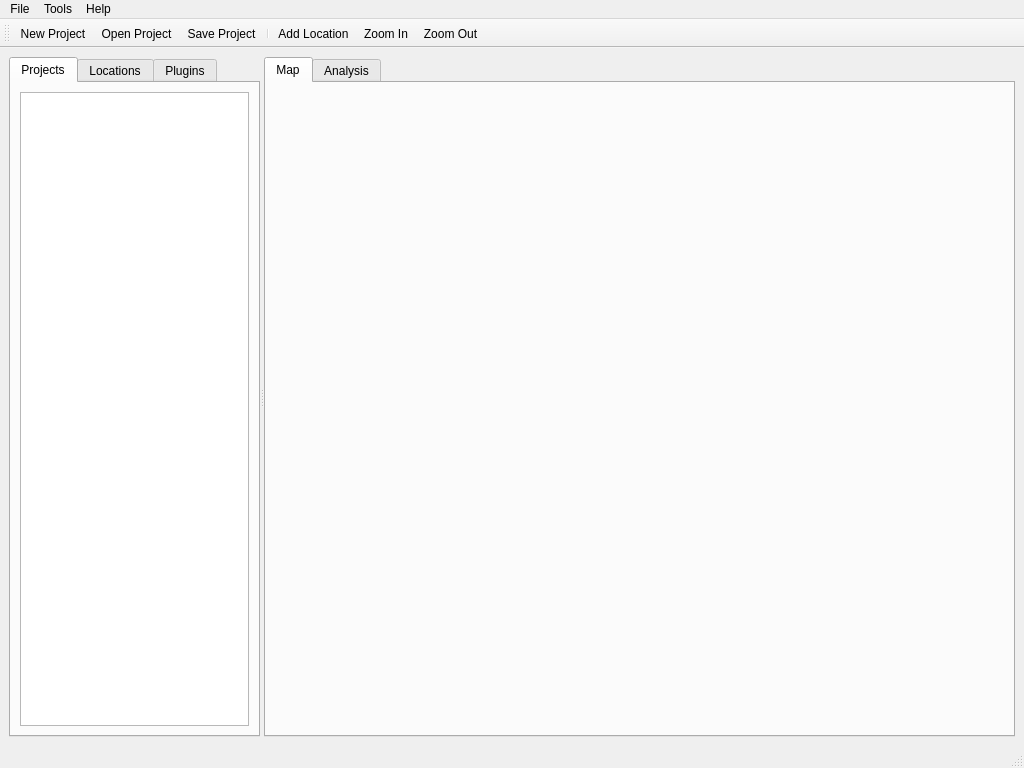
<?xml version="1.0" encoding="UTF-8"?>
<ui version="4.0">
 <class>CreepyAIMainWindow</class>
 <widget class="QMainWindow" name="CreepyAIMainWindow">
  <property name="geometry">
   <rect>
    <x>0</x>
    <y>0</y>
    <width>1024</width>
    <height>768</height>
   </rect>
  </property>
  <property name="windowTitle">
   <string>CreepyAI - Geolocation OSINT AI Tool</string>
  </property>
  <widget class="QWidget" name="centralwidget">
   <layout class="QVBoxLayout" name="verticalLayout">
    <item>
     <widget class="QSplitter" name="mainSplitter">
      <property name="orientation">
       <enum>Qt::Horizontal</enum>
      </property>
      <widget class="QWidget" name="leftPanel" native="true">
       <property name="sizePolicy">
        <sizepolicy hsizetype="Preferred" vsizetype="Preferred">
         <horstretch>1</horstretch>
         <verstretch>0</verstretch>
        </sizepolicy>
       </property>
       <property name="minimumSize">
        <size>
         <width>250</width>
         <height>0</height>
        </size>
       </property>
       <layout class="QVBoxLayout" name="verticalLayout_2">
        <item>
         <widget class="QTabWidget" name="leftTabWidget">
          <property name="currentIndex">
           <number>0</number>
          </property>
          <widget class="QWidget" name="projectTab">
           <attribute name="title">
            <string>Projects</string>
           </attribute>
           <layout class="QVBoxLayout" name="verticalLayout_3">
            <item>
             <widget class="QTreeView" name="projectTreeView"/>
            </item>
           </layout>
          </widget>
          <widget class="QWidget" name="locationsTab">
           <attribute name="title">
            <string>Locations</string>
           </attribute>
           <layout class="QVBoxLayout" name="verticalLayout_4">
            <item>
             <widget class="QTableView" name="locationsTableView"/>
            </item>
           </layout>
          </widget>
          <widget class="QWidget" name="pluginsTab">
           <attribute name="title">
            <string>Plugins</string>
           </attribute>
           <layout class="QVBoxLayout" name="verticalLayout_5">
            <item>
             <widget class="QListWidget" name="pluginListWidget"/>
            </item>
            <item>
             <layout class="QHBoxLayout" name="horizontalLayout">
              <item>
               <widget class="QPushButton" name="runPluginButton">
                <property name="text">
                 <string>Run</string>
                </property>
               </widget>
              </item>
              <item>
               <widget class="QPushButton" name="configPluginButton">
                <property name="text">
                 <string>Configure</string>
                </property>
               </widget>
              </item>
             </layout>
            </item>
           </layout>
          </widget>
         </widget>
        </item>
       </layout>
      </widget>
      <widget class="QWidget" name="rightPanel" native="true">
       <property name="sizePolicy">
        <sizepolicy hsizetype="Preferred" vsizetype="Preferred">
         <horstretch>3</horstretch>
         <verstretch>0</verstretch>
        </sizepolicy>
       </property>
       <layout class="QVBoxLayout" name="verticalLayout_6">
        <item>
         <widget class="QTabWidget" name="rightTabWidget">
          <property name="currentIndex">
           <number>0</number>
          </property>
          <widget class="QWidget" name="mapTab">
           <attribute name="title">
            <string>Map</string>
           </attribute>
           <layout class="QVBoxLayout" name="verticalLayout_7">
            <item>
             <widget class="QWidget" name="mapContainer" native="true"/>
            </item>
           </layout>
          </widget>
          <widget class="QWidget" name="analysisTab">
           <attribute name="title">
            <string>Analysis</string>
           </attribute>
           <layout class="QVBoxLayout" name="verticalLayout_8">
            <item>
             <widget class="QTextBrowser" name="analysisTextBrowser"/>
            </item>
           </layout>
          </widget>
         </widget>
        </item>
       </layout>
      </widget>
     </widget>
    </item>
   </layout>
  </widget>
  <widget class="QMenuBar" name="menubar">
   <property name="geometry">
    <rect>
     <x>0</x>
     <y>0</y>
     <width>1024</width>
     <height>22</height>
    </rect>
   </property>
   <widget class="QMenu" name="menuFile">
    <property name="title">
     <string>File</string>
    </property>
    <addaction name="actionNewProject"/>
    <addaction name="actionOpenProject"/>
    <addaction name="actionSaveProject"/>
    <addaction name="separator"/>
    <addaction name="actionImportLocations"/>
    <addaction name="actionExportLocations"/>
    <addaction name="separator"/>
    <addaction name="actionExit"/>
   </widget>
   <widget class="QMenu" name="menuTools">
    <property name="title">
     <string>Tools</string>
    </property>
    <addaction name="actionManagePlugins"/>
    <addaction name="actionSettings"/>
   </widget>
   <widget class="QMenu" name="menuHelp">
    <property name="title">
     <string>Help</string>
    </property>
    <addaction name="actionAbout"/>
    <addaction name="actionDocumentation"/>
   </widget>
   <addaction name="menuFile"/>
   <addaction name="menuTools"/>
   <addaction name="menuHelp"/>
  </widget>
  <widget class="QStatusBar" name="statusbar"/>
  <widget class="QToolBar" name="toolBar">
   <property name="windowTitle">
    <string>toolBar</string>
   </property>
   <attribute name="toolBarArea">
    <enum>TopToolBarArea</enum>
   </attribute>
   <attribute name="toolBarBreak">
    <bool>false</bool>
   </attribute>
   <addaction name="actionNewProject"/>
   <addaction name="actionOpenProject"/>
   <addaction name="actionSaveProject"/>
   <addaction name="separator"/>
   <addaction name="actionAddLocation"/>
   <addaction name="actionZoomIn"/>
   <addaction name="actionZoomOut"/>
  </widget>
  <action name="actionExit">
   <property name="text">
    <string>Exit</string>
   </property>
   <property name="shortcut">
    <string>Ctrl+Q</string>
   </property>
  </action>
  <action name="actionNewProject">
   <property name="text">
    <string>New Project</string>
   </property>
   <property name="shortcut">
    <string>Ctrl+N</string>
   </property>
  </action>
  <action name="actionOpenProject">
   <property name="text">
    <string>Open Project</string>
   </property>
   <property name="shortcut">
    <string>Ctrl+O</string>
   </property>
  </action>
  <action name="actionSaveProject">
   <property name="text">
    <string>Save Project</string>
   </property>
   <property name="shortcut">
    <string>Ctrl+S</string>
   </property>
  </action>
  <action name="actionImportLocations">
   <property name="text">
    <string>Import Locations</string>
   </property>
  </action>
  <action name="actionExportLocations">
   <property name="text">
    <string>Export Locations</string>
   </property>
  </action>
  <action name="actionManagePlugins">
   <property name="text">
    <string>Manage Plugins</string>
   </property>
  </action>
  <action name="actionSettings">
   <property name="text">
    <string>Settings</string>
   </property>
  </action>
  <action name="actionAbout">
   <property name="text">
    <string>About</string>
   </property>
  </action>
  <action name="actionDocumentation">
   <property name="text">
    <string>Documentation</string>
   </property>
   <property name="shortcut">
    <string>F1</string>
   </property>
  </action>
  <action name="actionAddLocation">
   <property name="text">
    <string>Add Location</string>
   </property>
  </action>
  <action name="actionZoomIn">
   <property name="text">
    <string>Zoom In</string>
   </property>
   <property name="shortcut">
    <string>Ctrl++</string>
   </property>
  </action>
  <action name="actionZoomOut">
   <property name="text">
    <string>Zoom Out</string>
   </property>
   <property name="shortcut">
    <string>Ctrl+-</string>
   </property>
  </action>
 </widget>
 <resources/>
 <connections>
  <connection>
   <sender>actionExit</sender>
   <signal>triggered()</signal>
   <receiver>CreepyAIMainWindow</receiver>
   <slot>close()</slot>
   <hints>
    <hint type="sourcelabel">
     <x>-1</x>
     <y>-1</y>
    </hint>
    <hint type="destinationlabel">
     <x>399</x>
     <y>299</y>
    </hint>
   </hints>
  </connection>
 </connections>
</ui>
